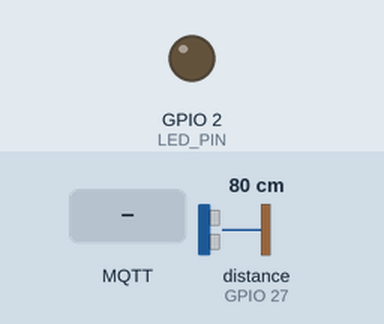
Recording of a sketch running on a simulated ESP32. Shown: output pins drawn as LEDs (lit = HIGH). Wiring (inferred from the names in the program): ultrasonic range finder: trigger GPIO 14; echo GPIO 27. The test bench sets the inputs (shaded band); at power-on: distance to the obstacle (sensor on GPIO 27) 80 cm. The echo pulse lasts 58.3 µs per cm; WiFi joins after 1.5 s; servers stay silent unless stated; no MQTT or app messages arrive unless stated; pins used as bus, display or sensor lines are not drawn; what the sketch prints to the serial monitor is not drawn.

Above: at 3.2 s.
3.3 s: MQTT message "ON" arrives on the first subscribed topic
At 7.8 s:
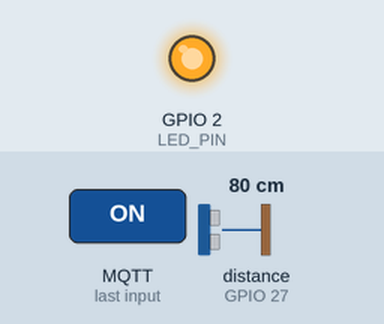
8.5 s: MQTT message "OFF" arrives on the first subscribed topic
At 13.1 s:
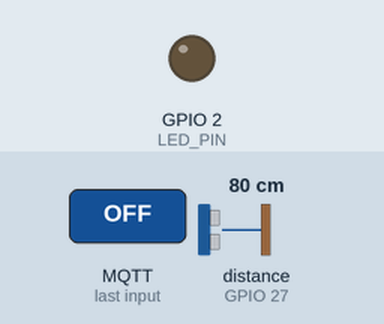
Timing chart, 0 to 14.6 s (numbered marks = the images above; inputs shaded):
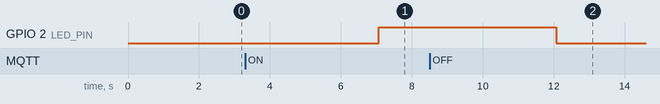

Measured:
- after the input at 3.3 s, GPIO 2 (LED_PIN): LOW → HIGH after 3.8 s
- after the input at 8.5 s, GPIO 2 (LED_PIN): HIGH → LOW after 3.6 s

The sketch:

sketch.ino
```cpp
#include <WiFi.h>
#include <PubSubClient.h>

#define LED_PIN 2  // Pino onde o LED (lâmpada) está conectado
#define TRIG_PIN 14
#define ECHO_PIN 27

const char* ssid = "Wokwi-GUEST";         // Nome da sua rede Wi-Fi
const char* password = "";    // Senha do Wi-Fi
const char* mqtt_server = "broker.hivemq.com";  // Endereço do broker MQTT
const char* mosquitto_mqtt_server = "test.mosquitto.org";
const char* eclipse_mqtt_server = "mqtt.eclipseprojects.io";

WiFiClient espClient;
PubSubClient client(espClient);

// Função para reconectar ao MQTT se a conexão cair
void reconnect() {
    while (!client.connected()) {
        Serial.print("Conectando ao MQTT...");
        if (client.connect("ESP32_Client")) {
            Serial.println("Conectado!");
            client.subscribe("teste/lampada");  // Assina o tópico
            Serial.println("Me inscrevi");
        } else {
            Serial.print("Falha, rc=");
            Serial.print(client.state());
            Serial.println(" Tentando novamente em 5s...");
            delay(5000);
        }
    }
}

// Callback: executado quando uma mensagem MQTT chega
void callback(char* topic, byte* message, unsigned int length) {
    Serial.print("Mensagem recebida no tópico: ");
    Serial.println(topic);

    // Converte a mensagem recebida para string
    String msg = "";
    for (int i = 0; i < length; i++) {
        msg += (char)message[i];
    }
    Serial.println("Mensagem: " + msg);
    Serial.println("----------------");

    // Liga ou desliga a lâmpada conforme a mensagem recebida
    if (msg == "ON") {
        digitalWrite(LED_PIN, HIGH);
    } else if (msg == "OFF") {
        digitalWrite(LED_PIN, LOW);
    }

    String mensagem = "Lampada " + msg;
    client.publish("teste/lampada_confirma", mensagem.c_str());
}

void setup() {
    Serial.begin(115200);
    pinMode(LED_PIN, OUTPUT);
    pinMode(TRIG_PIN, OUTPUT);
    pinMode(ECHO_PIN, INPUT);

    // Conectar ao Wi-Fi
    WiFi.begin(ssid, password);
    Serial.print("Conectando ao WiFi");
    while (WiFi.status() != WL_CONNECTED) {
        delay(1000);
        Serial.print(".");
    }
    Serial.println(" Conectado!");

    // Configurar o MQTT
    client.setServer(eclipse_mqtt_server, 1883);
    client.setCallback(callback);
}

void loop() {
    if (!client.connected()) {
        reconnect();
    }
    client.loop();

    // Envia um pulso de 10us para o TRIG
    digitalWrite(TRIG_PIN, HIGH);  // Envia o pulso de Trigger
    delayMicroseconds(10);  // Espera 10 microsegundos
    digitalWrite(TRIG_PIN, LOW);  // Desliga o TRIG

    // Agora o pino ECHO recebe o sinal refletido
    long duration = pulseIn(ECHO_PIN, HIGH);  // Captura a duração do pulso em microsegundos

    // A distância é calculada pela fórmula: distância = (tempo / 2) * velocidade do som
    // A velocidade do som no ar é de aproximadamente 343 metros por segundo (ou 0.0343 cm por microsegundo)
    long distance = (duration / 2) * 0.0343;  // Converte a duração para distância em cm

    // Exibe a distância medida
    Serial.print("Distância: ");
    Serial.print(distance);
    Serial.println(" cm");

    char distanceStr[10];  // Buffer para armazenar a string
    sprintf(distanceStr, "%ld", distance);  // Converte o valor para string
    client.publish("teste/agua", distanceStr);
    delay(5000);  // Aguarda 1 segundo antes de medir novamente
}
```
